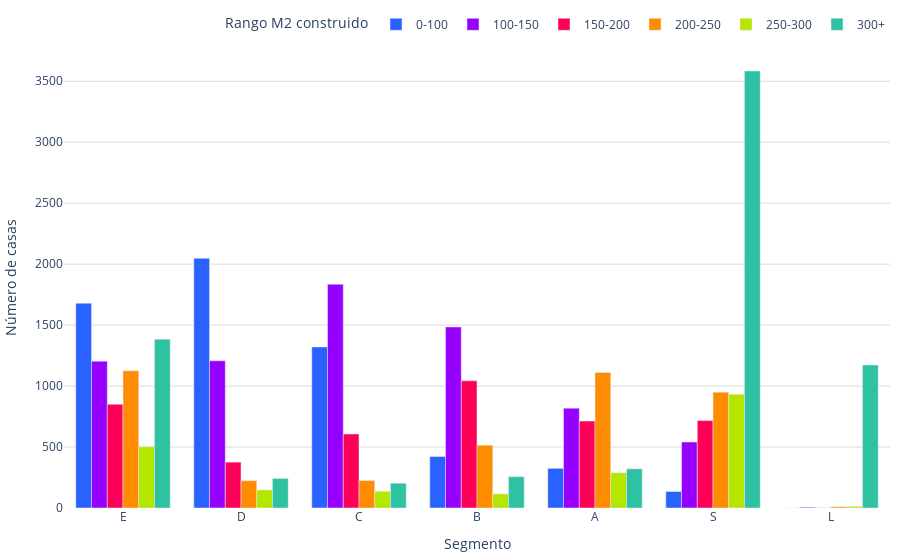

Source (notebook cell):
### Code cell
# Definir el orden deseado de los segmentos
orden_segmentos = ["E", "D", "C", "B", "A", "S", "L", ]#'ELITE']

def sumar_tablas(dataframes_list):
    tabla_suma = None
    
    for df in dataframes_list:
        # Agrupar y contar casas según 'm2_construido' y 'segmento'
        tabla_actual = df.groupby(['segmento', 'm2_construido']).size().unstack(fill_value=0)
        
        if tabla_suma is None:
            tabla_suma = tabla_actual
        else:
            tabla_suma = tabla_suma.add(tabla_actual, fill_value=0)
    
    print("Tabla general de frecuencia:")
    print(tabla_suma)
    
    # Reordenar los índices (segmentos) de acuerdo a 'orden_segmentos'
    tabla_suma = tabla_suma.reindex(orden_segmentos).fillna(0)
    
    # Graficar la tabla reordenada
    fig = graficar_tabla(tabla_suma)
    
    # Guardar la gráfica como archivo HTML
    guardar_grafico_como_html(fig, 'g_bar_dist_m2_construidos', carpeta='assets/graficas')
    
    return fig

colores = ['#2962ff', '#9500ff', '#ff0059', '#ff8c00', '#b4e600', '#2EC2A2','#E50CB6','#4225CF','#2CBA4D']

def graficar_tabla(tabla):  
    # Obtenemos las columnas (m2_construido) y los índices (segmentos) de la tabla
    segmentos = tabla.index
    m2_construido = tabla.columns
    
    fig = go.Figure()
    
    # Trazar las barras para cada rango de m2_construido dentro de cada segmento
    for i, m2 in enumerate(m2_construido):
        color = colores[i % len(colores)]
        fig.add_trace(go.Bar(
            x=segmentos,            # Segmentos en el eje X
            y=tabla[m2],            # Cantidad de casas para ese rango de m2_construido
            name=f"{m2}",        # Nombre del rango de m2_construido
            marker_color=color
        ))
    
    fig.update_layout(
        xaxis_title="Segmento",        
        yaxis=dict(
            title='Número de casas',
            gridcolor='#dddcda',  # Color de las líneas que dividen los rangos del eje Y
            gridwidth=1,
        ),
        legend_title="Rango M2 construido",
        barmode='group',  # Las barras se agrupan por rango de m2_construido
        legend=dict(
            orientation='h',  # Orientación horizontal de la leyenda
            yanchor='bottom',  # Anclar al borde inferior
            y=1.02,  # Colocar la leyenda justo debajo del gráfico
            xanchor='right',
            x=1
        ),
        plot_bgcolor='rgba(0,0,0,0)',  # Color de fondo del gráfico
        margin=dict(l=10, r=10, t=10, b=10)  # Ajusta los márgenes (left, right, top, bottom)
    )    
    
    fig.show()    
    return fig

def guardar_grafico_como_html(fig, nombre_archivo, carpeta='assets/graficas'):
    # Crear la carpeta si no existe
    if not os.path.exists(carpeta):
        os.makedirs(carpeta)
    
    # Guardar la gráfica como archivo HTML en la carpeta especificada
    ruta_archivo = os.path.join(carpeta, f'{nombre_archivo}.html')
    pio.write_html(fig, ruta_archivo)

# Llamar a la función sumar_tablas con la lista de DataFrames como argumento
fig = sumar_tablas(dataframes_list)

### Figure 1 — Plotly figure (JSON) as saved in the notebook; plotly's stock layout.template omitted (floating-point values rounded to 4 significant figures)
{"data": [{"marker": {"color": "#2962ff"}, "name": "0-100", "type": "bar", "x": ["E", "D", "C", "B", "A", "S", "L"], "y": [1679, 2048, 1321, 422, 325, 135, 0]}, {"marker": {"color": "#9500ff"}, "name": "100-150", "type": "bar", "x": ["E", "D", "C", "B", "A", "S", "L"], "y": [1204, 1207, 1835, 1485, 819, 541, 6]}, {"marker": {"color": "#ff0059"}, "name": "150-200", "type": "bar", "x": ["E", "D", "C", "B", "A", "S", "L"], "y": [851, 376, 607, 1043, 713, 717, 1]}, {"marker": {"color": "#ff8c00"}, "name": "200-250", "type": "bar", "x": ["E", "D", "C", "B", "A", "S", "L"], "y": [1125, 224, 225, 515, 1111, 950, 10]}, {"marker": {"color": "#b4e600"}, "name": "250-300", "type": "bar", "x": ["E", "D", "C", "B", "A", "S", "L"], "y": [502, 148, 137, 116, 289, 933, 13]}, {"marker": {"color": "#2EC2A2"}, "name": "300+", "type": "bar", "x": ["E", "D", "C", "B", "A", "S", "L"], "y": [1384, 242, 203, 257, 321, 3584, 1173]}], "layout": {"barmode": "group", "legend": {"orientation": "h", "title": {"text": "Rango M2 construido"}, "x": 1, "xanchor": "right", "y": 1.02, "yanchor": "bottom"}, "margin": {"b": 10, "l": 10, "r": 10, "t": 10}, "plot_bgcolor": "rgba(0,0,0,0)", "xaxis": {"title": {"text": "Segmento"}}, "yaxis": {"gridcolor": "#dddcda", "gridwidth": 1, "title": {"text": "Número de casas"}}}}
